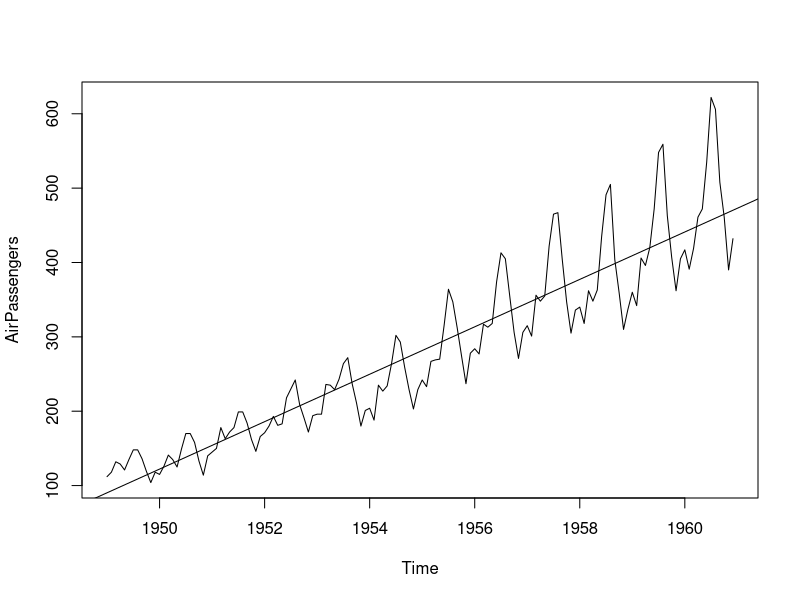
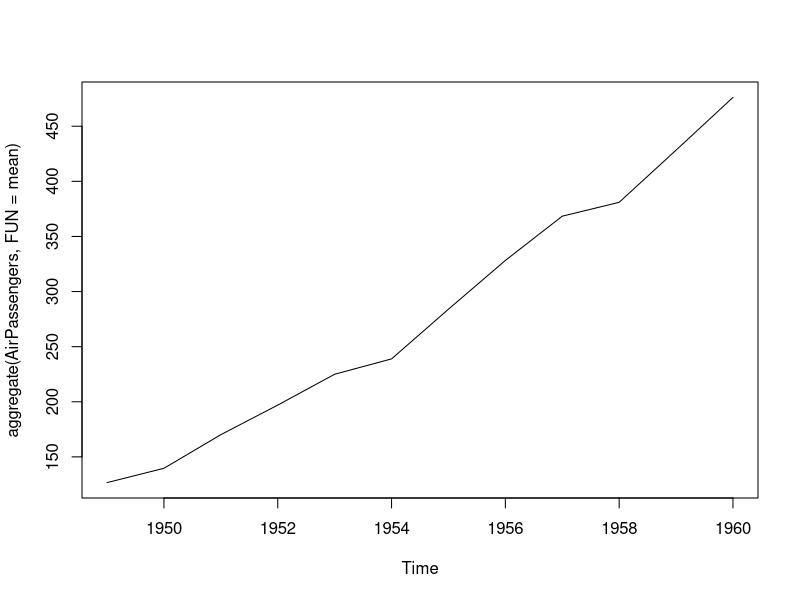
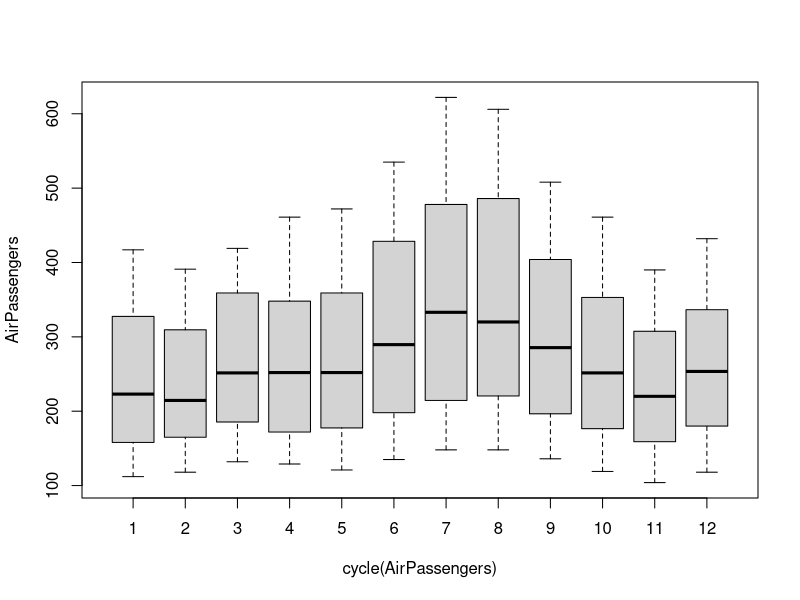
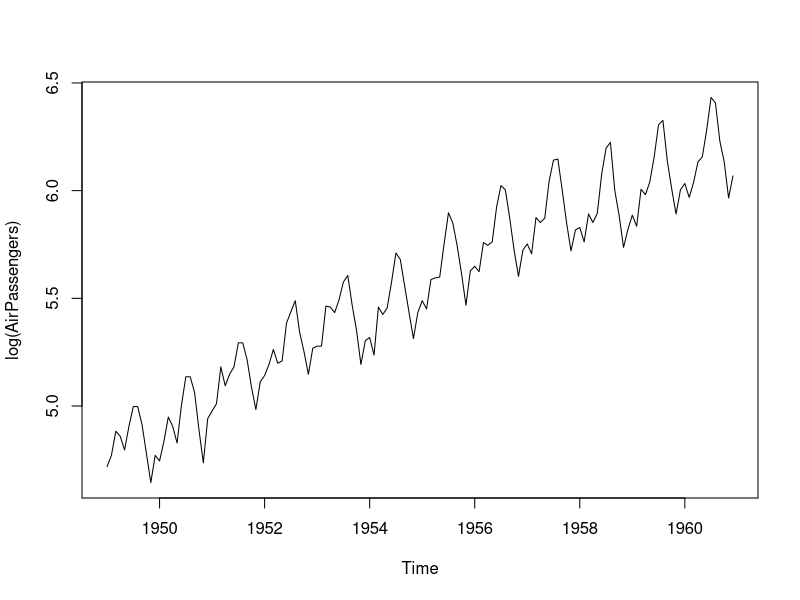
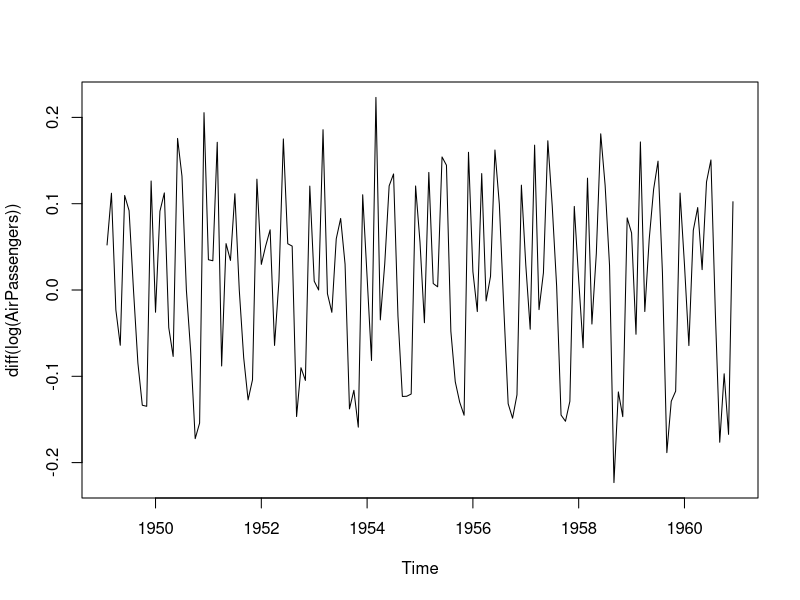
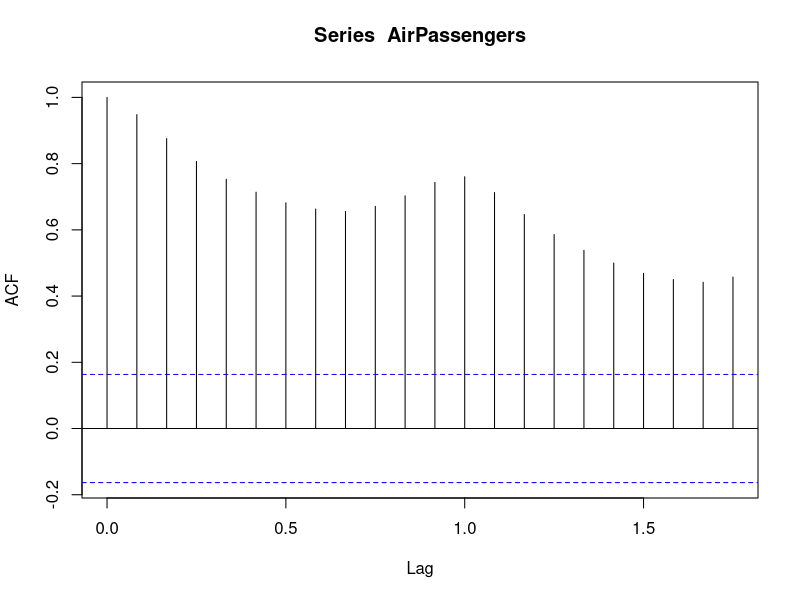
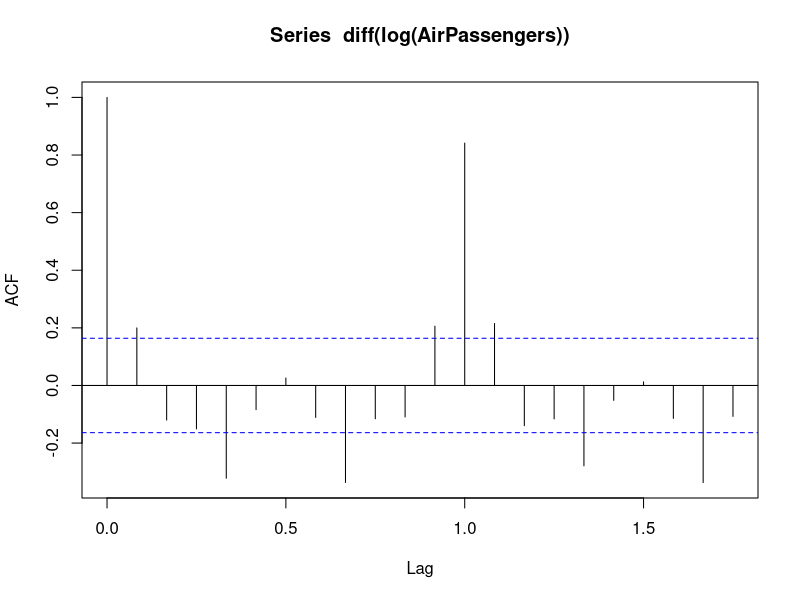
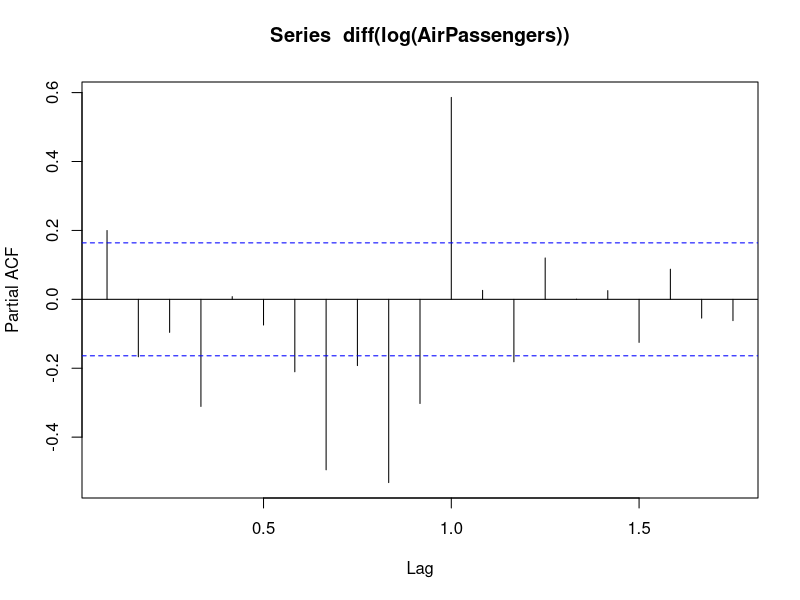

Generate these figures, in order, with R:
## ---- chunk 1
knitr::opts_chunk$set(echo = TRUE)
## ---- chunk 2
library(tseries)
library(forecast)
data("AirPassengers")
class(AirPassengers)
#This is the start of the time series
start(AirPassengers)
end(AirPassengers)
#This is the end of the time series
frequency(AirPassengers)
summary(AirPassengers)
cycle(AirPassengers)
#The number of passengers are distributed across the spectrum
plot(AirPassengers)
AirPassengers
abline(reg=lm(AirPassengers~time(AirPassengers)))
plot(aggregate(AirPassengers,FUN=mean)) ##generaltrend
boxplot(AirPassengers~cycle(AirPassengers)) ##seasonality
plot(log(AirPassengers)) ##making variance equal
plot(diff(log(AirPassengers))) ## making mean constant
## AR I MA
acf(AirPassengers) ##autocorrelation method
acf(diff(log(AirPassengers))) ## determining the q
pacf(diff(log(AirPassengers))) ## determining value of p
plot(diff(log(AirPassengers)))
## fit an ARIMA model and predict the future 10 years
fit= arima(log(AirPassengers),c(0,1,1),seasonal = list(order=c(0,1,1),period=12))
pred=predict(fit,n.ahead = 2*12) ## predecting the model
pred1=2.718^pred$pred # to remove log
ts.plot(AirPassengers,2.718^pred$pred,log="y",lty=c(1,3))
## testing our model
datawide=ts(AirPassengers,frequency = 12,start = c(1949,1),end = c(1959,12))
fit= arima(log(AirPassengers),c(0,1,1),seasonal = list(order=c(0,1,1),period=12))
pred=predict(fit,n.ahead = 2*12) ## predecting the model
pred1=2.718^pred$pred # to remove log
data1=head(pred1,12)
pred_1960=round(data1,digits=0)
ori_1960=tail(AirPassengers,12)
ts.plot(AirPassengers,2.718^pred$pred,log="y",lty=c(1,3))
